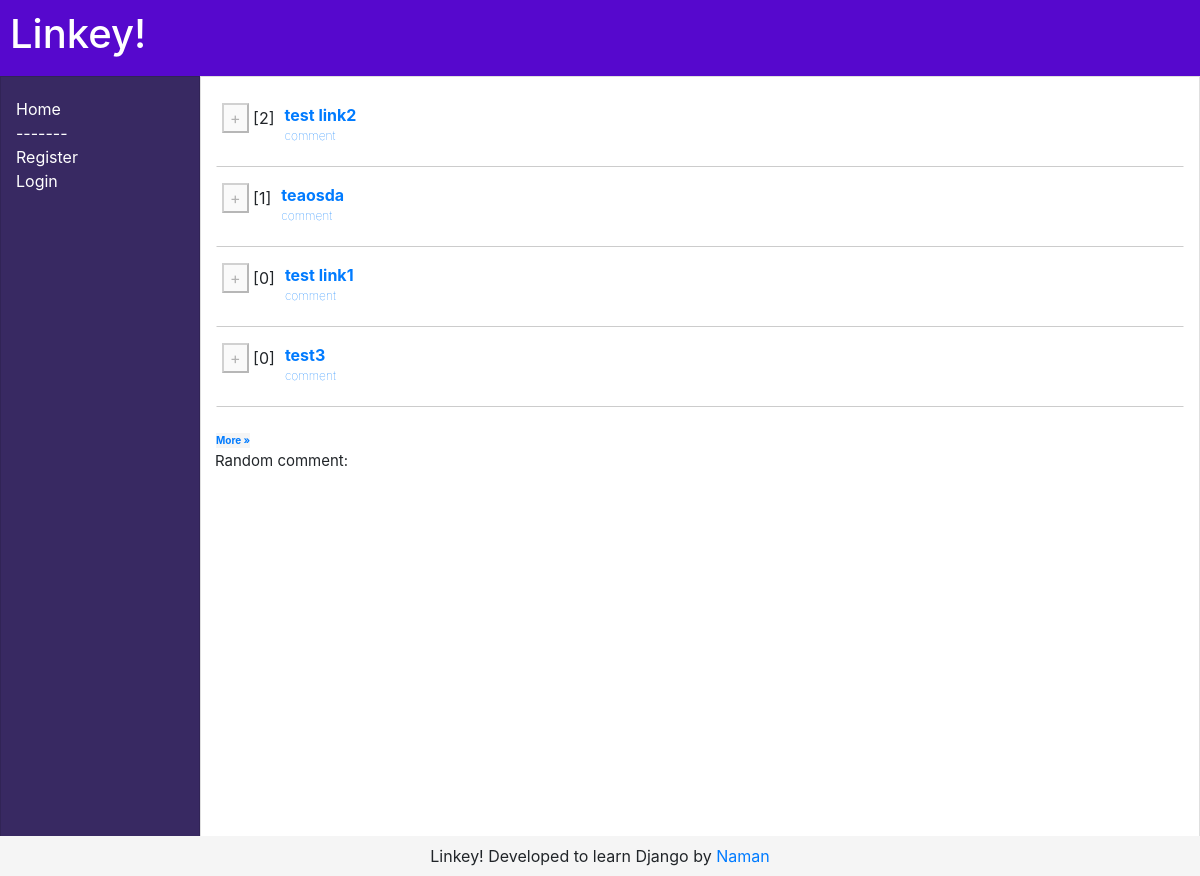
The app's page /, older data.
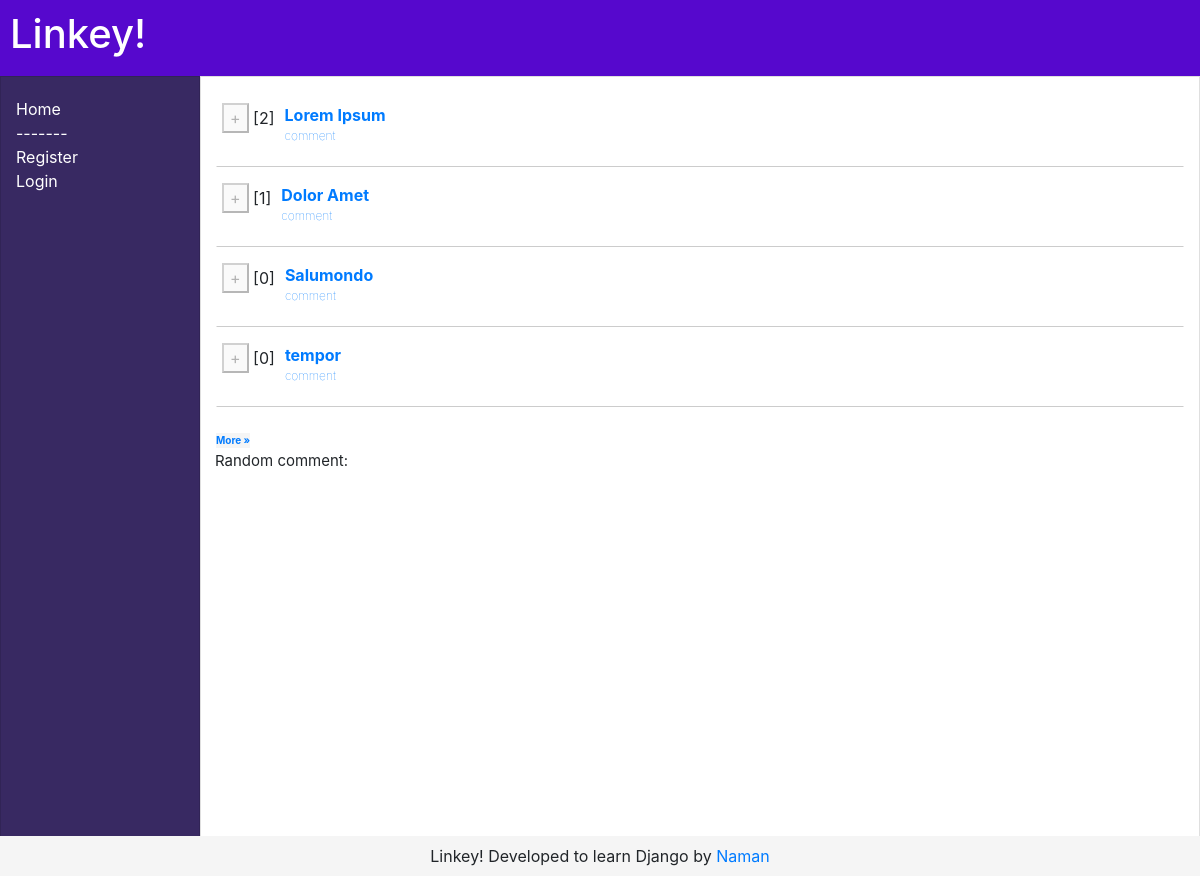
The same page, newer data.
### linkey/models.py (models this page shows, shortened)
class Link(models.Model):
    title = models.CharField("Headline", max_length=100)
    submitter = models.ForeignKey(User)
    submitted_on = models.DateTimeField(auto_now_add=True)
    rank_score = models.FloatField(default=0.0)
    url = models.URLField("URL", max_length=250, blank=True)
    description = models.TextField(blank=True)
    with_votes = LinkVoteCountManager()
    objects = models.Manager() #default manager

### linkey/views.py (the view)
# urls.py: url(r'^$', LinkListView.as_view(), name='home'),
class LinkListView(RandomGossipMixin, ListView):
    template_name = 'linkey/links.html'
    model = Link
    context_object_name = 'links'
    queryset = Link.with_votes.all()
    paginate_by = 4
    def get_context_data(self, **kwargs):
        context = super(LinkListView, self).get_context_data(**kwargs)
        if self.request.user.is_authenticated():
            voted = Vote.objects.filter(voter=self.request.user)
            links_in_page = [link.id for link in context["object_list"]]
            voted = voted.filter(link_id__in=links_in_page)
            voted = voted.values_list('link_id', flat=True)
            context["voted"] = voted
        return context

### linkey/views.py (called while the page is built)
    def get_context_data(self, **kwargs):
        context = super(RandomGossipMixin, self).get_context_data(**kwargs)
        context[u"randomquip"] = Comment.objects.order_by('?')[0]
        return context

### linkey/templates/linkey/links.html (shortened to what this page needs)
{% extends "base.html" %}
{% load comments %}
{% block content %}
{% if is_paginated %}
<ol start="{{page_obj.start_index}}">
{% else %}
<ol>
{% endif %}
    {% for link in links %}
    <form method="post" action="{% url 'vote' %}" class="vote_form">
        <li class="linkitem">
            <div class="float-left">
                {% if not user.is_authenticated %}
                <button disabled title="Please login to vote">+</button>
                {% elif link.pk not in voted %}
                <button>^</button>
                {% else %}
                <button>-</button>
                {% endif %}
                <span class="votecount">[{{link.votes}}]</span>
            </div>
            <div class="float-left linkdetail">
                {% if link.url %}
                <a href="{{link.url}}">
                            <strong>{{link.title}}</strong>
                </a>
                {% else %}
                <a href="{% url 'link_detail' pk=link.pk %}">
                        <strong>{{link.title}}</strong>
                </a>
                {% endif %}
                <p class="commentcount"><a href="{% url 'link_detail' pk=link.pk %}">{% get_comment_count for link as comment_count %} {{comment_count}} comment{{comment_count | pluralize}}</a></p>
            </div>
            <div class="clearfix"></div>
        </li>
    </form>
    {% endfor %}
</ol>
{% if is_paginated %}
<div class="pagination">
    {% if page_obj.has_next %}
    <div class="paginationbtn">
        <a href="?page={{page_obj.next_page_number }}">More &raquo;</a>
    </div>
    {% endif %}
</div>
{% endif %}
<div class="container-fluid">
    <p style="font-size: 15px;margin: 2px; margin-left: -16px;">Random comment: {{ randomquip.comment|truncatechars:140 }}</p>
</div>
{% endblock %}

### linkey/templates/base.html (shortened to what this page needs)
<html>
<head>
  {% load static %}
  <link rel="stylesheet" href="https://maxcdn.bootstrapcdn.com/bootstrap/4.0.0-beta.2/css/bootstrap.min.css">
  <link rel="stylesheet" type="text/css" href="{% static "css/main.css" %}"/>
</head>
<body>
  <div id="title" class="container-fluid">
      <a href="http://localhost:8000"><h1>Linkey!</h1></a>
  </div>
<div class="container-fluid">
  <div class="row">
    <div class="col-md-2 card left-card">
      <a href="{% url 'home' %}">Home</a>-------
      {% if user.is_authenticated %}
      <a href="{% url 'link_create' %}">Submit Link</a>-------
      <a href="{% url 'logout' %}">Logout</a>
      <a id="usern" href="{% url 'profile' slug=user.username %}">Current User: <b style="font-weight:900">{{user.username}}</b></a>
      {% else %}
      <a href="{% url 'registration_register' %}">Register</a>
      <a href="{% url 'login' %}">Login</a>
      {% endif %}
    </div>
    <div class="col-md-10 card right-card">
        {% block content %}
        {% endblock %}
    </div>
  </div>
</div>
<footer class="footer">
  Linkey! Developed to learn Django by <a href="https://www.github.com/terriblestoryteller">Naman</a>
</footer>
</body>
</html>

### linkey/static/css/main.css (style rules this page uses)
* { box-sizing: border-box; margin: 0; }
.footer { position: fixed; bottom: 0; width: 100%; height: 40px; line-height: 40px; background-color: #f5f5f5; text-align: center; }
.card { border-radius: 0; margin-top: 0; height: 100vh; padding-top: 20px; }
.left-card { color: white; background-color: rgb(56, 41, 98); }
.left-card a { color: white; text-decoration: none; }
#title { background-color: rgb(86, 8, 205); margin-bottom: 0; padding: 10px; }
a > h1 { text-decoration: none !important; color: white; }
.linkitem { display: block; margin-bottom: 10px; background-color: white; padding: 5px 0 5px 5px; border-style: solid; border-width: 1px; border-color: white; border-bottom-color: #ccc; }
.linkdetail { padding-left: 10px; }
ol { padding: 0; }
.paginationbtn { background: #f5f5f5; font-size: 10px; margin-right: 10px; font-weight: bold; }
.commentcount { font-size: 12px; font-weight: 100; }

Row changes from the older to the newer data that the page shows:
removed Link: votes "0", title "test link1"
changed Link: title "test link2" → "Lorem Ipsum"
changed Link: title "teaosda" → "Dolor Amet"
changed Link: title "test3" → "Salumondo"
now on this page (row edited): Link: votes "0", title "tempor"
